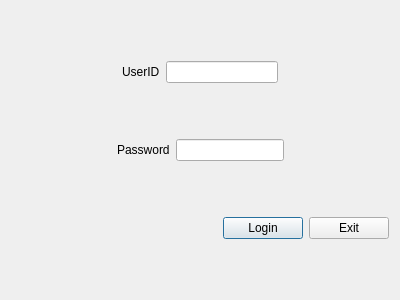
<?xml version="1.0" encoding="UTF-8"?>
<ui version="4.0">
 <class>DlgLogin</class>
 <widget class="QDialog" name="DlgLogin">
  <property name="geometry">
   <rect>
    <x>0</x>
    <y>0</y>
    <width>400</width>
    <height>300</height>
   </rect>
  </property>
  <property name="font">
   <font>
    <pointsize>9</pointsize>
   </font>
  </property>
  <property name="windowTitle">
   <string>Dialog</string>
  </property>
  <layout class="QVBoxLayout" name="verticalLayout">
   <item>
    <layout class="QHBoxLayout" name="horizontalLayout">
     <item>
      <spacer name="horizontalSpacer">
       <property name="orientation">
        <enum>Qt::Horizontal</enum>
       </property>
       <property name="sizeHint" stdset="0">
        <size>
         <width>40</width>
         <height>20</height>
        </size>
       </property>
      </spacer>
     </item>
     <item>
      <widget class="QLabel" name="label">
       <property name="text">
        <string>UserID</string>
       </property>
       <property name="buddy">
        <cstring>leUserID</cstring>
       </property>
      </widget>
     </item>
     <item>
      <widget class="QLineEdit" name="leUserID"/>
     </item>
     <item>
      <spacer name="horizontalSpacer_4">
       <property name="orientation">
        <enum>Qt::Horizontal</enum>
       </property>
       <property name="sizeHint" stdset="0">
        <size>
         <width>40</width>
         <height>20</height>
        </size>
       </property>
      </spacer>
     </item>
    </layout>
   </item>
   <item>
    <layout class="QHBoxLayout" name="horizontalLayout_2">
     <item>
      <spacer name="horizontalSpacer_2">
       <property name="orientation">
        <enum>Qt::Horizontal</enum>
       </property>
       <property name="sizeHint" stdset="0">
        <size>
         <width>40</width>
         <height>20</height>
        </size>
       </property>
      </spacer>
     </item>
     <item>
      <widget class="QLabel" name="lblPwd">
       <property name="text">
        <string>Password</string>
       </property>
       <property name="buddy">
        <cstring>lePwd</cstring>
       </property>
      </widget>
     </item>
     <item>
      <widget class="QLineEdit" name="lePwd">
       <property name="inputMask">
        <string/>
       </property>
       <property name="text">
        <string/>
       </property>
       <property name="echoMode">
        <enum>QLineEdit::Password</enum>
       </property>
      </widget>
     </item>
     <item>
      <spacer name="horizontalSpacer_5">
       <property name="orientation">
        <enum>Qt::Horizontal</enum>
       </property>
       <property name="sizeHint" stdset="0">
        <size>
         <width>40</width>
         <height>20</height>
        </size>
       </property>
      </spacer>
     </item>
    </layout>
   </item>
   <item>
    <layout class="QHBoxLayout" name="horizontalLayout_3">
     <item>
      <spacer name="horizontalSpacer_3">
       <property name="orientation">
        <enum>Qt::Horizontal</enum>
       </property>
       <property name="sizeHint" stdset="0">
        <size>
         <width>40</width>
         <height>20</height>
        </size>
       </property>
      </spacer>
     </item>
     <item>
      <widget class="QPushButton" name="btnLoginOK">
       <property name="text">
        <string>Login</string>
       </property>
      </widget>
     </item>
     <item>
      <widget class="QPushButton" name="btnLoginCan">
       <property name="text">
        <string>Exit</string>
       </property>
      </widget>
     </item>
    </layout>
   </item>
  </layout>
 </widget>
 <resources/>
 <connections>
  <connection>
   <sender>btnLoginCan</sender>
   <signal>clicked()</signal>
   <receiver>DlgLogin</receiver>
   <slot>close()</slot>
   <hints>
    <hint type="sourcelabel">
     <x>260</x>
     <y>186</y>
    </hint>
    <hint type="destinationlabel">
     <x>339</x>
     <y>229</y>
    </hint>
   </hints>
  </connection>
 </connections>
</ui>
